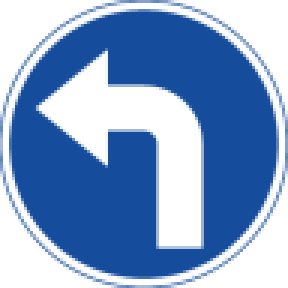
#> input picture tests/fixtures/signs/left.png, 96 x 96 px (shown 3 times larger)
$ python -i signs.py   (imports and definitions only)
#> lines starting #> are read from the running program, lines starting #| are printed output that depends on the picture; after the words box and inside, x2 and y2 are one past the last pixel; in counts of white or black regions, pixels touching at a corner belong together
#> further down, picture is the input picture: shape (96, 96, 3); mean B, G, R 200.6, 157.7, 127.8
### jetbot_nstru/line.py
"""Line detection (Module 3): ROI, black-line mask, centroid and the green intersection marker.

All coordinates returned are in full-frame pixels so they can be drawn straight onto the frame.
"""
from typing import NamedTuple, Optional, Tuple

import cv2
import numpy as np

Box = Tuple[int, int, int, int]  # x, y, w, h


class LineConfig(NamedTuple):
    roi_top: float = 0.55  # ROI starts at this fraction of frame height; above it is far floor and signs
    black_v_max: int = 90  # HSV value below this counts as black line
    use_adaptive: bool = False  # adaptive threshold copes with uneven light but breaks up wide blobs
    adaptive_block: int = 31  # must be odd
    adaptive_c: int = 10
    min_line_area: int = 150  # px; smaller blobs are noise or dirt
    green_lower: Tuple[int, int, int] = (35, 80, 50)
    green_upper: Tuple[int, int, int] = (90, 255, 255)
    min_green_area: int = 400


class LineResult(NamedTuple):
    found: bool
    cx: Optional[int]  # line centroid x; None when no line
    cy: Optional[int]
    error: float  # (cx - centre) / half width, in -1..1; 0 when no line
    width_ratio: float  # line blob width / ROI width; near 1 means a horizontal line (T junction)
    green_box: Optional[Box]
    roi_box: Box
    mask: np.ndarray  # ROI-sized binary mask of the line


# [18 lines left out: functions roi_box, line_mask, not called in this run]


def green_mask(roi_bgr: np.ndarray, cfg: LineConfig) -> np.ndarray:
    hsv = cv2.cvtColor(roi_bgr, cv2.COLOR_BGR2HSV)
    return cv2.inRange(hsv, np.array(cfg.green_lower), np.array(cfg.green_upper))


def largest_contour(mask: np.ndarray, min_area: float):
    """Largest external contour with at least min_area pixels, or None."""
    found = cv2.findContours(mask, cv2.RETR_EXTERNAL, cv2.CHAIN_APPROX_SIMPLE)
    contours = found[-2]  # OpenCV 3 returns 3 values, OpenCV 4 returns 2
    big = [c for c in contours if cv2.contourArea(c) >= min_area]
    return max(big, key=cv2.contourArea) if big else None


# [22 lines left out: function detect_line, not called in this run]

### jetbot_nstru/signs.py
"""Traffic sign recognition with colour and shape (Module 5).

The five sticker signs in stickers/ are told apart like this:
  red blob                      -> STOP (the only red sign)
  blue blob, square (extent~1)  -> PARKING
  blue blob, round (extent~.78) -> arrow; white pixels in the top half lean towards the arrow head
"""
from collections import Counter, deque
from typing import NamedTuple, Optional, Tuple

import cv2
import numpy as np

from .line import Box, largest_contour

LEFT, RIGHT, STRAIGHT, STOP, PARKING = "LEFT", "RIGHT", "STRAIGHT", "STOP", "PARKING"
LABELS = (LEFT, RIGHT, STRAIGHT, STOP, PARKING)


class SignConfig(NamedTuple):
    search_bottom: float = 0.6  # only search above this fraction of frame height; signs stand above the floor
    blue_lower: Tuple[int, int, int] = (100, 120, 50)
    blue_upper: Tuple[int, int, int] = (130, 255, 255)
    red_lower1: Tuple[int, int, int] = (0, 120, 70)  # red wraps around hue 0, so it needs two ranges
    red_upper1: Tuple[int, int, int] = (10, 255, 255)
    red_lower2: Tuple[int, int, int] = (170, 120, 70)
    red_upper2: Tuple[int, int, int] = (180, 255, 255)
    white_s_max: int = 70
    white_v_min: int = 150
    min_area: int = 250  # px; about a 18x18 sign, i.e. still far away
    max_aspect: float = 1.5  # w/h or h/w; rejects long blobs like a blue table edge
    square_extent: float = 0.9  # contour area / box area above this = square sign
    turn_balance: float = 0.15  # top-half white balance beyond this = turn arrow


class Detection(NamedTuple):
    label: str
    confidence: float  # 0..1, how clearly the deciding feature passed its threshold
    box: Box


def colour_masks(hsv: np.ndarray, cfg: SignConfig) -> Tuple[np.ndarray, np.ndarray]:
    blue = cv2.inRange(hsv, np.array(cfg.blue_lower), np.array(cfg.blue_upper))
    red = cv2.inRange(hsv, np.array(cfg.red_lower1), np.array(cfg.red_upper1)) | cv2.inRange(
        hsv, np.array(cfg.red_lower2), np.array(cfg.red_upper2)
    )
    kernel = np.ones((5, 5), np.uint8)
    return (cv2.morphologyEx(blue, cv2.MORPH_CLOSE, kernel), cv2.morphologyEx(red, cv2.MORPH_CLOSE, kernel))


# [14 lines left out: function arrow_balance, not called in this run]


def _plausible(contour, cfg: SignConfig) -> bool:
    _, _, w, h = cv2.boundingRect(contour)
    return max(w, h) / float(max(1, min(w, h))) <= cfg.max_aspect


class SignFeatures(NamedTuple):
    """What detect_sign measured on the biggest sign blob, for showing while tuning."""

    colour: str  # "blue" or "red"
    box: Box
    extent: float  # contour area / box area: ~0.78 round, ~1.0 square
    balance: Optional[float]  # top-half white (left - right) / total; None for red signs


def sign_features(frame: np.ndarray, cfg: SignConfig = SignConfig()) -> Optional[SignFeatures]:
    """Colour, box, extent and arrow balance of the biggest sign in the upper part of the frame, or None."""
    search = frame[: int(frame.shape[0] * cfg.search_bottom)]
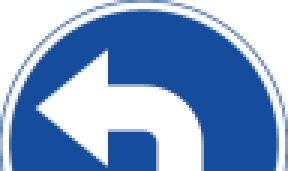
#> search: shape (57, 96, 3) (shown 3 times larger); mean B, G, R 200.8, 158, 128.2
    hsv = cv2.cvtColor(search, cv2.COLOR_BGR2HSV)
#> hsv: shape (57, 96, 3); mean H, S, V 67.6, 117, 200.8
    blue, red = colour_masks(hsv, cfg)
#> in colour_masks, `blue = cv2.inRange(hsv, np.array(cfg.blue_lower), np.array(cfg.blue_up..`:
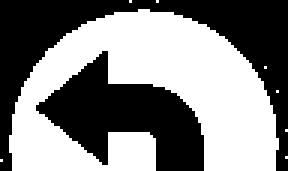
#> blue: shape (57, 96) (shown 3 times larger); 51.2% white; 2 black regions, box (x1, y1, x2, y2) and area: (0, 0, 96, 57) 1554, (12, 17, 68, 57) 1115
#> in colour_masks, `red = cv2.inRange(hsv, np.array(cfg.red_lower1), np.array(cfg.red_uppe..`: red: shape (57, 96); every value is 0
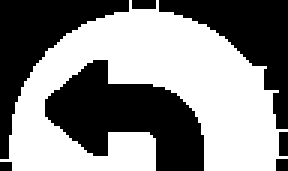
#> blue: shape (57, 96) (shown 3 times larger); 52.6% white; 7 black regions (2 under 20 px), largest, box (x1, y1, x2, y2) and area: (15, 20, 68, 57) 1087, (0, 0, 43, 53) 740, (53, 0, 96, 43) 693, (44, 0, 52, 3) 24, (93, 44, 96, 52) 24
    candidates = []
    for colour, mask in (("blue", blue), ("red", red)):
        contour = largest_contour(mask, cfg.min_area)
        if contour is not None and _plausible(contour, cfg):
            candidates.append((cv2.contourArea(contour), colour, contour))
#> this loop made 2 passes
#> (colour, w in _plausible, h in _plausible) on pass 1: ('blue', 96, 57)
#> (colour, found in largest_contour) on pass 2: ('red', 0 contours)
#> after the loop, candidates = []
    if not candidates:
        return None

    _, colour, contour = max(candidates, key=lambda item: item[0])
    x, y, w, h = cv2.boundingRect(contour)
    extent = cv2.contourArea(contour) / float(w * h)
    balance = None
    if colour == "blue" and extent < cfg.square_extent:
        balance = arrow_balance(hsv[y : y + h, x : x + w], contour - [x, y], cfg)
    return SignFeatures(colour, (x, y, w, h), extent, balance)


# [18 lines left out: functions classify, detect_sign, not called in this run]


def white_mask(hsv: np.ndarray, cfg: SignConfig = SignConfig()) -> np.ndarray:
    """255 where a pixel counts as the white of an arrow (low saturation, bright)."""
    return (((hsv[:, :, 1] < cfg.white_s_max) & (hsv[:, :, 2] > cfg.white_v_min)) * 255).astype(np.uint8)


class SignVoter:
    """Majority vote over the last few frames so one blurred frame cannot change the plan."""

    # [14 lines left out: functions __init__, update, not called in this run]

    def reset(self) -> None:
        self._recent.clear()

>>> import cv2
>>> picture = cv2.imread('../tests/fixtures/signs/left.png')
>>> result = sign_features(picture)
